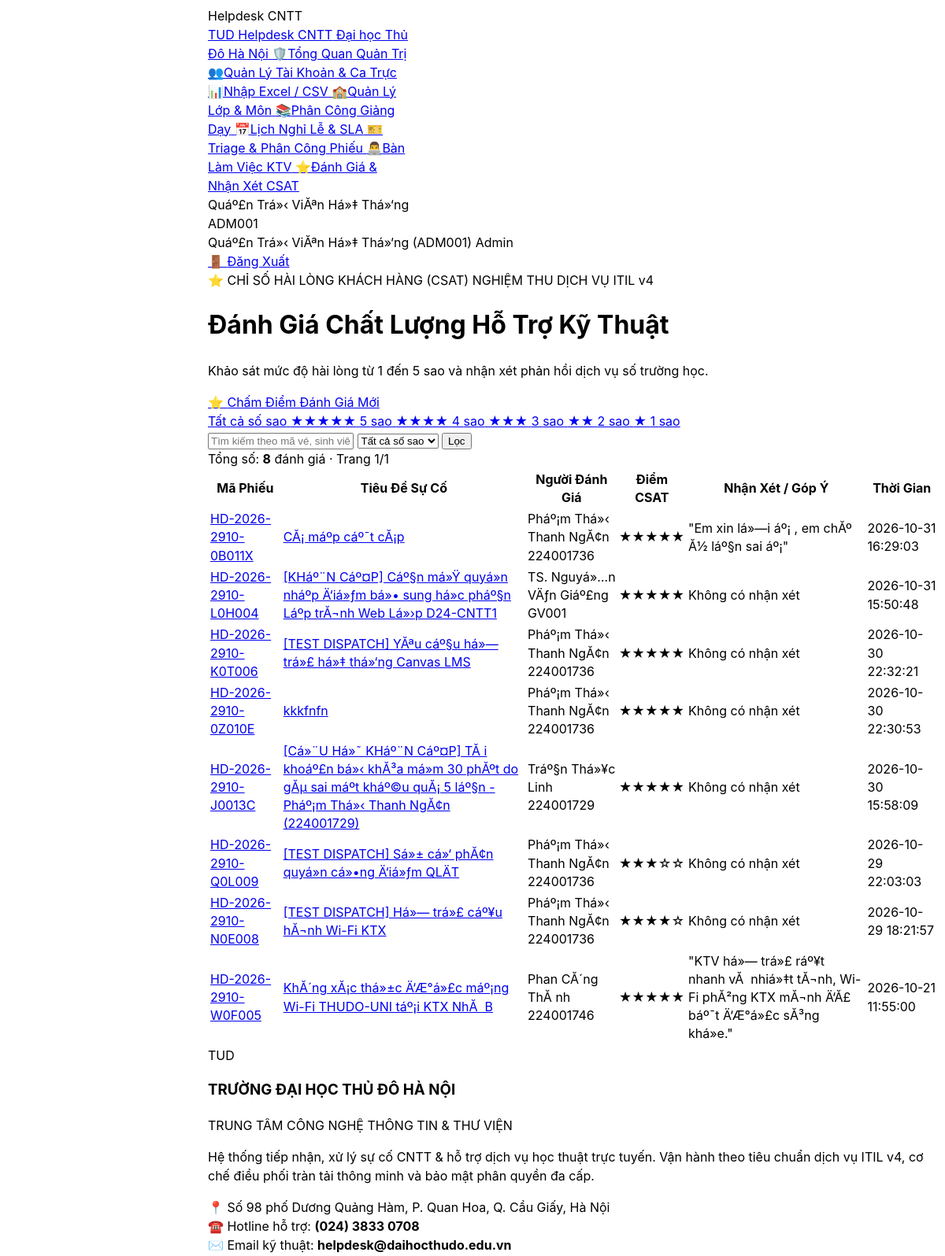
Page /student/ratings.php (signed in, upper part) on the earlier database version.
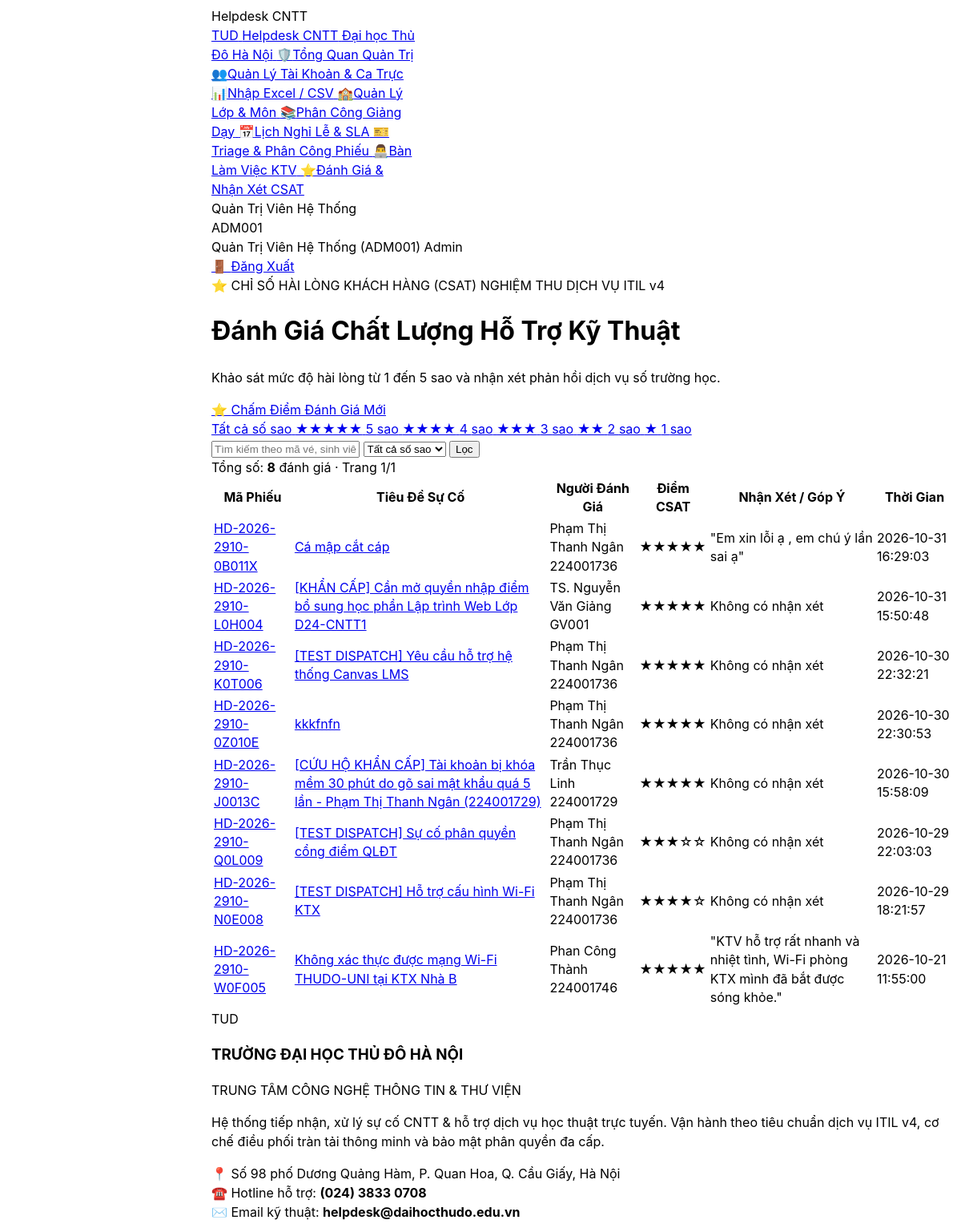
Same page on the later database version.
### tables this page shows
CREATE TABLE `ticket_ratings` (
  `id` int(10) unsigned NOT NULL AUTO_INCREMENT,
  `ticket_id` int(10) unsigned NOT NULL,
  `user_id` int(10) unsigned NOT NULL,
  `score` tinyint(3) unsigned NOT NULL,
  `comment` varchar(500) DEFAULT NULL,
  `created_at` datetime NOT NULL DEFAULT current_timestamp(),
  PRIMARY KEY (`id`),
  UNIQUE KEY `uq_ticket_ratings_ticket` (`ticket_id`),
  KEY `fk_ticket_ratings_user` (`user_id`),
  CONSTRAINT `fk_ticket_ratings_ticket` FOREIGN KEY (`ticket_id`) REFERENCES `tickets` (`id`) ON DELETE CASCADE,
  CONSTRAINT `fk_ticket_ratings_user` FOREIGN KEY (`user_id`) REFERENCES `users` (`id`) ON DELETE CASCADE,
  CONSTRAINT `chk_ticket_ratings_score` CHECK (`score` between 1 and 5)
);

CREATE TABLE `tickets` (
  `id` int(10) unsigned NOT NULL AUTO_INCREMENT,
  `requester_id` int(10) unsigned NOT NULL,
  `assigned_to` int(10) unsigned DEFAULT NULL,
  `category_id` int(10) unsigned NOT NULL,
  `priority_id` int(10) unsigned NOT NULL,
  `parent_ticket_id` int(10) unsigned DEFAULT NULL,
  `class_id` int(10) unsigned DEFAULT NULL,
  `course_id` int(10) unsigned DEFAULT NULL,
  `lesson_id` int(10) unsigned DEFAULT NULL,
  `is_guest_ticket` tinyint(1) NOT NULL DEFAULT 0,
  `contact_email` varchar(190) DEFAULT NULL,
  `lookup_pin` varchar(10) DEFAULT NULL,
  `title` varchar(150) NOT NULL,
  `description` text NOT NULL,
  `system_affected` varchar(50) NOT NULL,
  `attachment_path` text DEFAULT NULL,
  `status` enum('new','in_progress','waiting_requester','resolved','closed') NOT NULL DEFAULT 'new',
  `closed_reason` enum('completed','auto_closed','duplicate','cancelled') DEFAULT NULL,
  `created_at` datetime NOT NULL DEFAULT current_timestamp(),
  `sla_started_at` datetime NOT NULL DEFAULT current_timestamp(),
  `triage_due_at` datetime NOT NULL,
  `due_at` datetime NOT NULL,
  `first_response_at` datetime DEFAULT NULL,
  `resolved_at` datetime DEFAULT NULL,
  `closed_at` datetime DEFAULT NULL,
  `reopen_count` tinyint(3) unsigned NOT NULL DEFAULT 0,
  `ticket_code` varchar(30) NOT NULL,
  `is_assigned_transfer` tinyint(1) NOT NULL DEFAULT 0,
  `is_spam` tinyint(1) NOT NULL DEFAULT 0,
  `spam_reason` varchar(255) DEFAULT NULL,
  `it_verified` tinyint(1) DEFAULT 0,
  `it_verified_at` datetime DEFAULT NULL,
  `it_verified_note` text DEFAULT NULL,
  PRIMARY KEY (`id`),
  UNIQUE KEY `ticket_code` (`ticket_code`),
  KEY `fk_tickets_category` (`category_id`),
  KEY `fk_tickets_priority` (`priority_id`),
  KEY `fk_tickets_parent` (`parent_ticket_id`),
  KEY `fk_tickets_course` (`course_id`),
  KEY `idx_admin_queue` (`status`,`triage_due_at`,`due_at`),
  KEY `idx_agent_work` (`assigned_to`,`status`,`due_at`),
  KEY `idx_user_history` (`requester_id`,`created_at`),
  KEY `idx_guest_lookup` (`ticket_code`,`lookup_pin`),
  KEY `idx_ticket_academic` (`class_id`,`course_id`),
  CONSTRAINT `fk_tickets_assigned_to` FOREIGN KEY (`assigned_to`) REFERENCES `users` (`id`) ON DELETE SET NULL,
  CONSTRAINT `fk_tickets_category` FOREIGN KEY (`category_id`) REFERENCES `categories` (`id`),
  CONSTRAINT `fk_tickets_class` FOREIGN KEY (`class_id`) REFERENCES `classes` (`id`) ON DELETE SET NULL,
  CONSTRAINT `fk_tickets_course` FOREIGN KEY (`course_id`) REFERENCES `courses` (`id`) ON DELETE SET NULL,
  CONSTRAINT `fk_tickets_parent` FOREIGN KEY (`parent_ticket_id`) REFERENCES `tickets` (`id`) ON DELETE SET NULL,
  CONSTRAINT `fk_tickets_priority` FOREIGN KEY (`priority_id`) REFERENCES `priorities` (`id`),
  CONSTRAINT `fk_tickets_requester` FOREIGN KEY (`requester_id`) REFERENCES `users` (`id`) ON DELETE CASCADE
);

CREATE TABLE `users` (
  `id` int(10) unsigned NOT NULL AUTO_INCREMENT,
  `user_code` varchar(30) NOT NULL,
  `name` varchar(100) NOT NULL,
  `email` varchar(190) NOT NULL,
  `personal_email` varchar(190) DEFAULT NULL,
  `password_hash` varchar(255) NOT NULL,
  `role` enum('requester','agent','admin') NOT NULL DEFAULT 'requester',
  `user_type` enum('student','lecturer','staff') NOT NULL DEFAULT 'student',
  `department` varchar(100) DEFAULT NULL,
  `phone` varchar(20) DEFAULT NULL,
  `class_id` int(10) unsigned DEFAULT NULL,
  `cohort` varchar(20) DEFAULT 'D24',
  `academic_status` enum('studying','graduated','expelled','suspended') NOT NULL DEFAULT 'studying',
  `specialty_category_id` int(10) unsigned DEFAULT NULL,
  `max_capacity` tinyint(3) unsigned NOT NULL DEFAULT 5,
  `active_tickets_count` tinyint(3) unsigned NOT NULL DEFAULT 0,
  `is_on_duty` tinyint(1) NOT NULL DEFAULT 1,
  `failed_attempts` tinyint(3) unsigned NOT NULL DEFAULT 0,
  `locked_until` datetime DEFAULT NULL,
  `is_active` tinyint(1) NOT NULL DEFAULT 1,
  `lock_reason` enum('none','brute_force','violation','expelled','tuition_debt','graduated') NOT NULL DEFAULT 'none',
  `is_first_login` tinyint(1) NOT NULL DEFAULT 1,
  `created_at` datetime NOT NULL DEFAULT current_timestamp(),
  `updated_at` datetime NOT NULL DEFAULT current_timestamp() ON UPDATE current_timestamp(),
  `avatar_path` varchar(255) DEFAULT NULL,
  PRIMARY KEY (`id`),
  UNIQUE KEY `uq_users_user_code` (`user_code`),
  UNIQUE KEY `uq_users_email` (`email`),
  KEY `fk_users_class` (`class_id`),
  KEY `fk_users_specialty_category` (`specialty_category_id`),
  KEY `idx_agent_dispatch` (`role`,`is_active`,`is_on_duty`,`specialty_category_id`,`active_tickets_count`),
  KEY `idx_user_lookup` (`user_code`,`user_type`,`academic_status`),
  KEY `idx_cohort_filter` (`cohort`,`academic_status`),
  CONSTRAINT `fk_users_class` FOREIGN KEY (`class_id`) REFERENCES `classes` (`id`) ON DELETE SET NULL,
  CONSTRAINT `fk_users_specialty_category` FOREIGN KEY (`specialty_category_id`) REFERENCES `categories` (`id`) ON DELETE SET NULL
);

### views/student/ratings/index.php (the view, shortened to what the changed rows need)
<?php
require_once __DIR__ . '/../../../config/database.php';
?>
<!DOCTYPE html>
<html lang="vi">
<head>
    <script src="https://www.gstatic.com/antigravity/web/dev/tailwindcss.min.js"></script>
</head>
<body class="bg-slate-50 text-slate-800 font-sans antialiased min-h-screen flex flex-col justify-between">
<?php require_once __DIR__ . '/../../../includes/navbar.php'; ?>
<main class="flex-1 max-w-7xl mx-auto w-full px-4 sm:px-6 lg:px-8 py-6 space-y-6">
    <div class="bg-gradient-to-r from-slate-900 via-indigo-950 to-slate-900 text-white rounded-3xl p-6 shadow-md border border-indigo-900/50 flex flex-col md:flex-row md:items-center justify-between gap-4">
        <div>
            <h1 class="text-2xl font-black text-white">
                Đánh Giá Chất Lượng Hỗ Trợ Kỹ Thuật
            </h1>
        </div>
    </div>
    <div class="bg-white border border-slate-200 rounded-3xl shadow-sm overflow-hidden">
        <div class="overflow-x-auto">
            <table class="w-full text-left border-collapse text-xs">
                <thead>
                    <tr class="bg-slate-50 text-slate-600 font-bold border-b border-slate-200 text-[11px]">
                        <th class="py-3.5 px-4">Mã Phiếu</th>
                        <th class="py-3.5 px-4">Tiêu Đề Sự Cố</th>
                        <th class="py-3.5 px-4">Người Đánh Giá</th>
                        <th class="py-3.5 px-4 text-center">Điểm CSAT</th>
                        <th class="py-3.5 px-4">Nhận Xét / Góp Ý</th>
                        <th class="py-3.5 px-4 text-center">Thời Gian</th>
                    </tr>
                </thead>
                <tbody class="divide-y divide-slate-100">
                    <?php if (empty($ratings)): ?>
                        <tr>
                            <td colspan="6" class="py-8 text-center text-slate-400">Chưa có đánh giá CSAT nào phù hợp.</td>
                        </tr>
                    <?php else: ?>
                        <?php foreach ($ratings as $row): ?>
                            <tr class="hover:bg-slate-50/80 transition">
                                <td class="py-3.5 px-4 font-mono font-bold text-indigo-600">
                                    <a href="../tickets/show.php?id=<?= $row['ticket_id'] ?>" class="hover:underline">
                                        <?= htmlspecialchars($row['ticket_code']) ?>
                                    </a>
                                </td>
                                <td class="py-3.5 px-4 font-semibold text-slate-800 max-w-xs truncate">
                                    <a href="../tickets/show.php?id=<?= $row['ticket_id'] ?>" class="hover:text-indigo-600 transition">
                                        <?= htmlspecialchars($row['ticket_title']) ?>
                                    </a>
                                </td>
                                <td class="py-3.5 px-4">
                                    <div class="font-bold text-slate-900"><?= htmlspecialchars($row['user_name']) ?></div>
                                    <div class="text-[11px] text-slate-400 font-mono"><?= htmlspecialchars($row['user_code']) ?></div>
                                </td>
                                <td class="py-3.5 px-4 text-center">
                                    <span class="font-mono font-bold text-amber-500 text-sm">
                                        <?= str_repeat('★', (int)$row['score']) . str_repeat('☆', 5 - (int)$row['score']) ?>
                                    </span>
                                </td>
                                <td class="py-3.5 px-4 text-slate-600 italic">
                                    <?= !empty($row['comment']) ? '"' . htmlspecialchars($row['comment']) . '"' : '<span class="text-slate-300">Không có nhận xét</span>' ?>
                                </td>
                                <td class="py-3.5 px-4 text-center text-slate-400 font-mono text-[11px]">
                                    <?= htmlspecialchars($row['created_at']) ?>
                                </td>
                            </tr>
                        <?php endforeach; ?>
                    <?php endif; ?>
                </tbody>
            </table>
        </div>
    </div>
</main>
</body>
</html>

### includes/navbar.php (shortened to what the changed rows need)
<?php
require_once __DIR__ . '/../config/database.php';
$appBase = get_app_base_url();
$currentUser = $_SESSION['user'] ?? null;
$isLoggedIn  = !empty($currentUser);
$userRole    = $currentUser['role'] ?? 'guest';
$userType    = $currentUser['user_type'] ?? 'guest';
$hasFixedSidebar = $isLoggedIn;
?>
<script src="https://www.gstatic.com/antigravity/web/dev/tailwindcss.min.js"></script>
<header class="bg-slate-900 border-b border-slate-800 text-slate-100 sticky top-0 z-[70] shadow-md relative">
    <div class="max-w-7xl mx-auto px-4 sm:px-6 lg:px-8">
        <div class="flex items-center justify-between min-h-14">
            <?php if ($hasFixedSidebar): ?>
                <nav aria-label="Điều hướng chính" class="app-role-sidebar fixed top-0 bottom-0 left-0 z-[80] flex flex-col overflow-y-auto bg-slate-900 p-4 shadow-2xl ring-1 ring-white/10 items-stretch gap-1 text-sm">
            <?php else: ?>
                <nav id="primary-navigation" aria-label="Điều hướng chính" class="flex min-w-0 flex-1 items-center gap-1 overflow-x-auto px-2 text-sm">
            <?php endif; ?>
                <?php if ($hasFixedSidebar): ?>
                    <div class="sidebar-user-copy mt-auto border-t border-slate-700/80 pt-4 text-xs text-slate-200">
                        <div class="truncate font-semibold"><?php echo htmlspecialchars($currentUser['name']); ?></div>
                        <div class="mt-1 text-slate-400"><?php echo htmlspecialchars($currentUser['user_code']); ?></div>
                    </div>
                <?php endif; ?>
            </nav>
            <div class="flex items-center gap-2 shrink-0">
                <?php if ($isLoggedIn): ?>
                    <div class="hidden sm:flex items-center gap-2 bg-slate-800/80 border border-slate-700/80 px-3 py-1 rounded-xl text-xs">
                        <span class="font-semibold text-white"><?php echo htmlspecialchars($currentUser['name']); ?></span>
                        <span class="text-slate-400 font-mono text-[11px]">(<?php echo htmlspecialchars($currentUser['user_code']); ?>)</span>
                        <span class="px-1.5 py-0.5 rounded bg-indigo-500/20 text-indigo-300 text-[10px] font-bold uppercase">
                            <?php
                            if ($userRole === 'admin') echo 'Admin';
                            elseif ($userRole === 'agent') echo 'KTV';
                            elseif ($userType === 'lecturer') echo 'Giảng Viên';
                            else echo 'Sinh Viên';
                            ?>
                        </span>
                    </div>
                    <a href="<?php echo $appBase; ?>index.php?action=logout"
                       aria-label="Đăng xuất" title="Đăng xuất"
                       onclick="return confirm('Bạn có chắc chắn muốn đăng xuất?');"
                       class="px-2 sm:px-2.5 py-1.5 bg-rose-600/20 hover:bg-rose-600 text-rose-300 hover:text-white border border-rose-500/30 rounded-xl text-xs font-bold transition flex items-center gap-1">
                        <span>🚪</span> <span class="hidden sm:inline">Đăng Xuất</span>
                    </a>
                <?php else: ?>
                    <a href="<?php echo $appBase; ?>index.php" aria-label="Đăng nhập" class="px-3 sm:px-4 py-1.5 bg-indigo-600 hover:bg-indigo-500 text-white font-bold rounded-xl text-xs transition shadow-sm">
                        🔑 <span class="sr-only sm:not-sr-only">Đăng Nhập</span>
                    </a>
                <?php endif; ?>
            </div>
        </div>
    </div>
</header>

Differences in the rows shown:
changed ticket_ratings: ticket.title "CĂ¡ máº­p cáº¯t cĂ¡p" → "Cá mập cắt cáp"; user.name "Pháº¡m Thá»‹ Thanh NgĂ¢n" → "Phạm Thị Thanh Ngân"; comment "Em xin lá»—i áº¡ , em chĂº Ă½ láº§n sai áº¡" → "Em xin lỗi ạ , em chú ý lần sai ạ"
changed through a linked row, ticket_ratings "GV001": ticket.title "[KHáº¨N Cáº¤P] Cáº§n má»Ÿ quyá»n nháº­p Ä‘iá»ƒm bá»• sung há»c pháº§n Láº­p trĂ¬nh Web Lá»›p D24-CNTT1" → "[KHẨN CẤP] Cần mở quyền nhập điểm bổ sung học phần Lập trình Web Lớp D24-CNTT1"; user.name "TS. Nguyá»…n VÄƒn Giáº£ng" → "TS. Nguyễn Văn Giảng"
changed through a linked row, ticket_ratings: ticket.title "[TEST DISPATCH] YĂªu cáº§u há»— trá»£ há»‡ thá»‘ng Canvas LMS" → "[TEST DISPATCH] Yêu cầu hỗ trợ hệ thống Canvas LMS"; user.name "Pháº¡m Thá»‹ Thanh NgĂ¢n" → "Phạm Thị Thanh Ngân"
changed through a linked row, ticket_ratings "HD-2026-2910-0Z010E": user.name "Pháº¡m Thá»‹ Thanh NgĂ¢n" → "Phạm Thị Thanh Ngân"
changed through a linked row, ticket_ratings: ticket.title "[Cá»¨U Há»˜ KHáº¨N Cáº¤P] TĂ i khoáº£n bá»‹ khĂ³a má»m 30 phĂºt do gĂµ sai máº­t kháº©u quĂ¡ 5 láº§n - Pháº¡m Thá»‹ Thanh NgĂ¢n (224001729)" → "[CỨU HỘ KHẨN CẤP] Tài khoản bị khóa mềm 30 phút do gõ sai mật khẩu quá 5 lần - Phạm Thị Thanh Ngân (224001729)"; user.name "Tráº§n Thá»¥c Linh" → "Trần Thục Linh"
changed through a linked row, ticket_ratings: ticket.title "[TEST DISPATCH] Sá»± cá»‘ phĂ¢n quyá»n cá»•ng Ä‘iá»ƒm QLÄT" → "[TEST DISPATCH] Sự cố phân quyền cổng điểm QLĐT"; user.name "Pháº¡m Thá»‹ Thanh NgĂ¢n" → "Phạm Thị Thanh Ngân"
changed through a linked row, ticket_ratings: ticket.title "[TEST DISPATCH] Há»— trá»£ cáº¥u hĂ¬nh Wi-Fi KTX" → "[TEST DISPATCH] Hỗ trợ cấu hình Wi-Fi KTX"; user.name "Pháº¡m Thá»‹ Thanh NgĂ¢n" → "Phạm Thị Thanh Ngân"
changed ticket_ratings: ticket.title "KhĂ´ng xĂ¡c thá»±c Ä‘Æ°á»£c máº¡ng Wi-Fi THUDO-UNI táº¡i KTX NhĂ B" → "Không xác thực được mạng Wi-Fi THUDO-UNI tại KTX Nhà B"; user.name "Phan CĂ´ng ThĂ nh" → "Phan Công Thành"; comment "KTV há»— trá»£ ráº¥t nhanh vĂ nhiá»‡t tĂ¬nh, Wi-Fi phĂ²ng KTX mĂ¬nh Ä‘Ă£ báº¯t Ä‘Æ°á»£c sĂ³ng khá»e." → "KTV hỗ trợ rất nhanh và nhiệt tình, Wi-Fi phòng KTX mình đã bắt được sóng khỏe."
Other differences:
$currentUser['name']: "Quáº£n Trá»‹ ViĂªn Há»‡ Thá»‘ng" → "Quản Trị Viên Hệ Thống"
